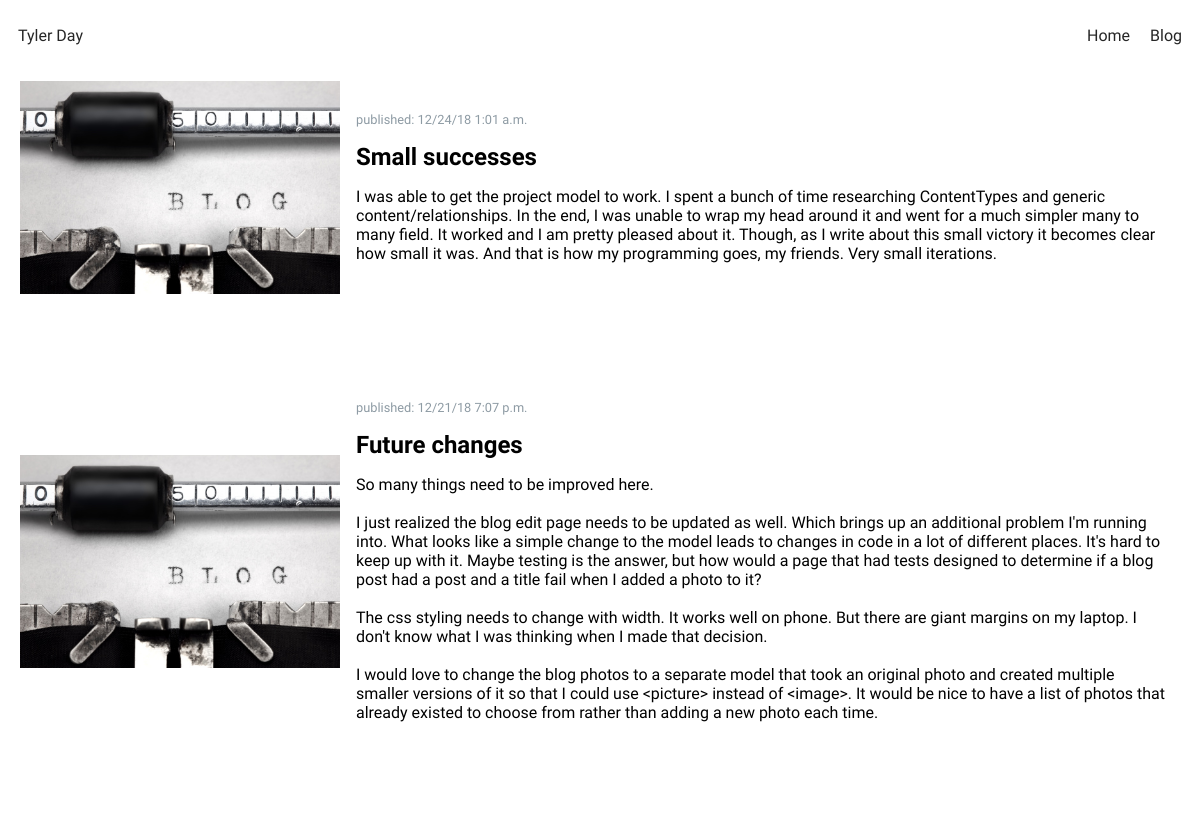
Before: /post (upper part) with the older database file.
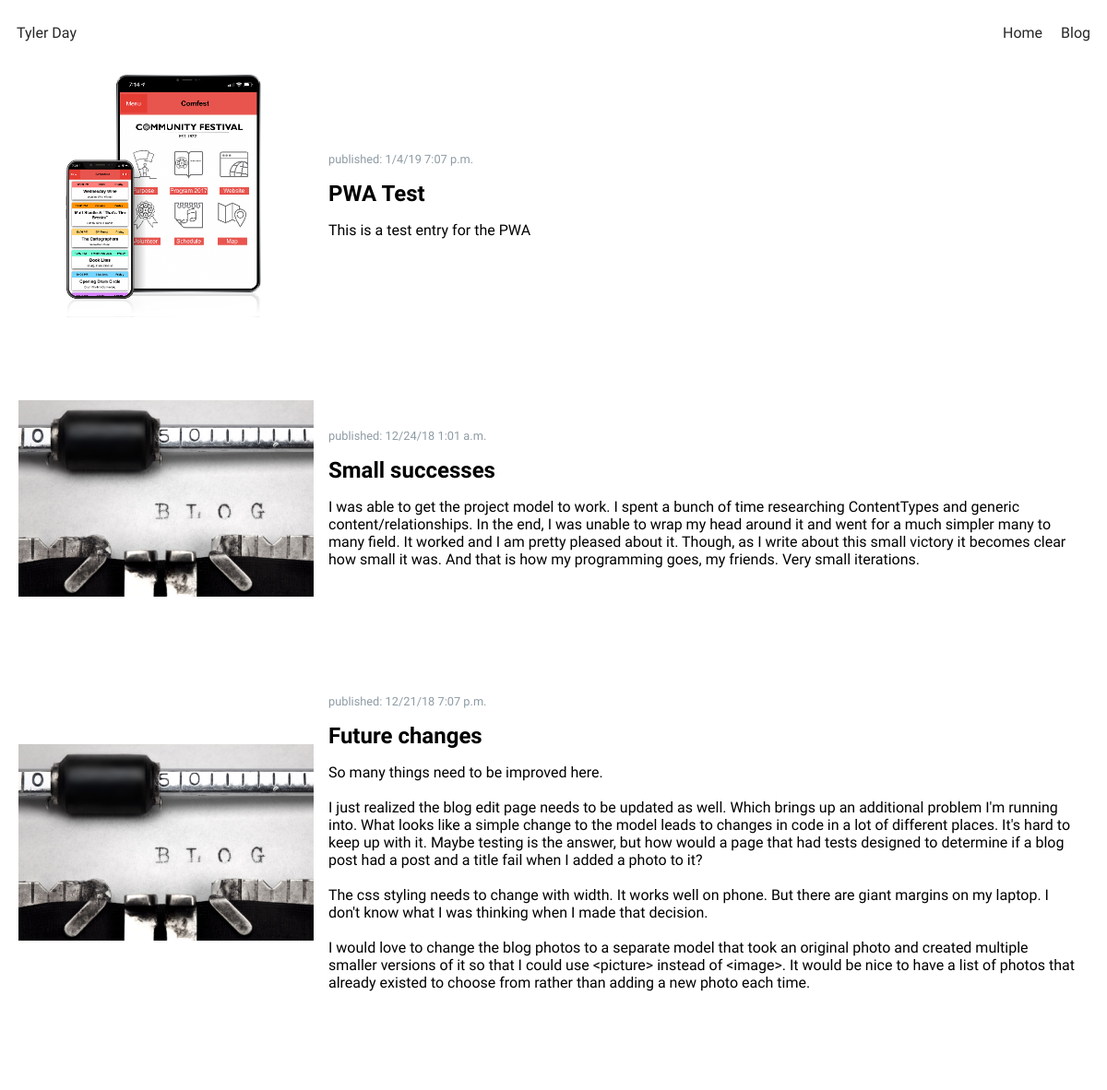
After: the same page with the newer database file.
### blog/models.py (models this page shows, shortened)
class Post(models.Model):
    author = models.ForeignKey(settings.AUTH_USER_MODEL, on_delete=models.CASCADE)
    title = models.CharField(max_length=200)
    text = models.TextField()
    created_date = models.DateTimeField(default=timezone.now)
    published_date = models.DateTimeField(blank=True, null=True)
    photo  = models.ForeignKey(Image, on_delete=models.CASCADE, blank=True, null=True)

class Image(models.Model):
    name = models.CharField(max_length=100)
    image_file = models.ImageField(null=True,blank=True)
    alt_text = models.CharField(max_length=100)

### blog/views.py (the view)
# urls.py: path('post', views.post_list, name='post_list'),
def post_list(request):
    posts = Post.objects.exclude(published_date__isnull=True).order_by('-published_date')
    return render(request, 'blog/post_list.html', {'posts': posts})

### blog/templates/blog/post_list.html (shortened to what this page needs)
{% extends 'blog/base.html' %}
{% block content %}
    {% include "blog/full_blog.html" with posts=posts %}}
{% endblock %}

### blog/templates/blog/full_blog.html (shortened to what this page needs)
{% for post in posts %}
<div class="post">
        <a href="{% url 'post_detail' pk=post.pk %}" class="post-link">
        {% if post.photo %}
        <img src="{{ MEDIA_URL }}{{ post.photo.image_file }}" alt="{{ post.photo.alt_text }}" class="post-image">
        {% else %}
        <img src="/static/images/AdobeStock_64083180_med.jpeg" alt="" class="post-image">
        {% endif %}
        <div class="post-contents">
        <div class="date">
            published: {{ post.published_date|date:"n/j/y g:h a" }}
        </div>
        <h2>{{ post.title }}</h2>
        <p>{{ post.text|linebreaksbr }}</p>
        </div>
        </a>
    </div>
{% endfor %}

Changed rows visible on the page:
added Post: photo.image_file (picture), published_date "1/4/19 7:07 p.m.", title "PWA Test", text "This is a test entry for the PWA"
